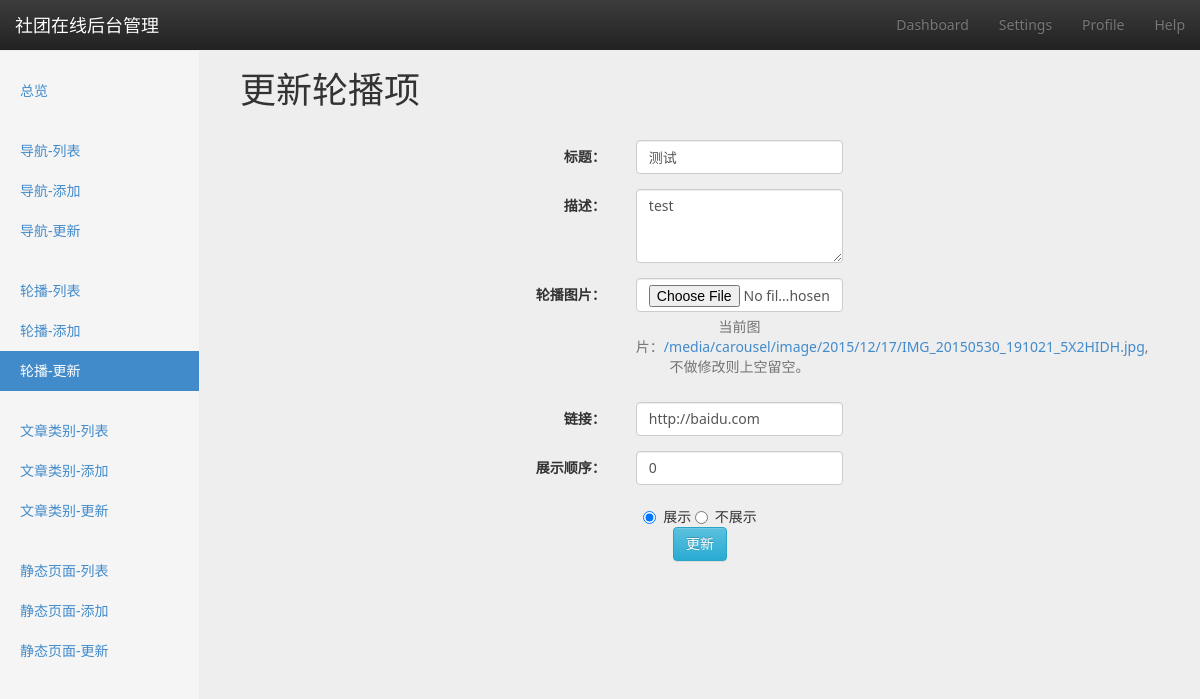
The app's page /carousel/2/update/ with its own data.
### carousel/models.py (models this page shows, shortened)
class Carousel(models.Model):
    title = models.CharField(max_length=16, blank=True, null=True)
    summery = models.TextField(blank=True, null=True)
    img = models.ImageField(upload_to='./carousel/image/%Y/%m/%d/')
    target_url = models.URLField(blank=True, null=True)
    create_time = models.DateTimeField(auto_now_add=True)
    show_order = models.IntegerField(default=0)
    on_show = models.BooleanField(default=True)
    class Meta:
        verbose_name_plural = verbose_name = u'轮播'
        ordering = ['show_order', '-create_time']

### carousel/views.py (the view)
# urls.py: url(r'^(?P<pk>[0-9]+)/update/$', views.CarouselUpdateView.as_view(), name='carousel-update'),
class CarouselUpdateView(AjaxableResponseMixin, UpdateView):
    model = Carousel
    context_object_name = 'carousel'
    template_name_suffix = '_update_form'
    success_url = reverse_lazy('carousel-list')
    fields = ['title', 'summery', 'img', 'target_url', 'show_order', 'on_show']
    def get_context_data(self, *args, **kwargs):
        context = super(CarouselUpdateView, self).get_context_data(*args, **kwargs)
        context['active_page'] = 'carousel-update'
        return context

### utils/common_mixin.py (called while the page is built)
    def get_context_data(self, *args, **kwargs):
        context = super(BaseMixin, self).get_context_data(**kwargs)
        context['COMMUNITY_NAME'] = COMMUNITY_NAME
        context['COMMUNITY_DESCRIPTION'] = COMMUNITY_DESCRIPTION
        context['PAGE_NUMBER'] = PAGE_NUMBER
        return context

### templates/carousel/carousel_update_form.html (shortened to what this page needs)
{% extends 'website/backend/settings/settings_base.html' %}
{% block option-title %}
    更新轮播项
{% endblock %}
{% block content %}
    <div class="col-md-12">
        <form class="form-horizontal" id="data-form">
            <div class="form-group">
                <label for="title" class="col-sm-3 col-sm-offset-2 control-label">标题：</label>
                <div class="col-sm-3">
                    <input type="text" id="title" name="title" class="form-control" required value={{ carousel.title }}>
                </div>
            </div>
            <div class="form-group">
                <label for="summery" class="col-sm-3 col-sm-offset-2 control-label">描述：</label>
                <div class="col-sm-3">
                    <textarea class="form-control" id="summery" rows="3" wrap="hard" name="summery">{{ carousel.summery }}</textarea>
                </div>
            </div>
            <div class="form-group">
                <label for="img" class="col-sm-3 col-sm-offset-2 control-label">轮播图片：</label>
                <div class="col-sm-3">
                    <input type="file" id="img" name="img" class="form-control" value="{{ carousel.img }}">
                    <span class="help-block" id="helpBlock">当前图片：<a href="{% url 'media' carousel.img %}">{% url 'media' carousel.img %}</a>,不做修改则上空留空。</span>
                </div>
            </div>
            <div class="form-group">
                <label for="target_url" class="col-sm-3 col-sm-offset-2 control-label">链接：</label>
                <div class="col-sm-3">
                    <input type="text" id="target_url" name="target_url" class="form-control" value="{{ carousel.target_url }}">
                </div>
            </div>
            <div class="form-group">
                <label for="show_order" class="col-sm-3 col-sm-offset-2 control-label">展示顺序：</label>
                <div class="col-sm-3">
                    <input type="number" id="show_order" name="show_order" class="form-control" value="{{ carousel.show_order }}">
                </div>
            </div>
            <div class="radio">
                <label>
                <input type="radio" name="on_show" value="True" {% if carousel.on_show %}checked{% endif %}>
                展示
                </label>
                <label>
                <input type="radio" name="on_show" value="" {% if not carousel.on_show %}checked{% endif %}>
                不展示
                </label>
            </div>
            <button class="btn btn-info" id="submit-btn">更新</button>
        </form>
    </div>
{% endblock %}

### website/static/css/main.css (style rules this page uses)
body { background-color: #eeeeee; font-family: "Segoe UI", "Microsoft YaHei UI", sans-serif, "Segoe MDL2 Assets", "Symbols"; }

### website/static/css/dashboard.css (style rules this page uses)
body { padding-top: 50px; }

### records on screen
Carousel: title "测试", summery "test", img "/media/carousel/image/2015/12/17/IMG_20150530_191021_5X2HIDH.jpg", target_url "http://baidu.com", show_order "0", on_show "☑ 展示", on_show "☐ 不展示"

### other values on screen
{{ COMMUNITY_NAME }} "社团在线"
